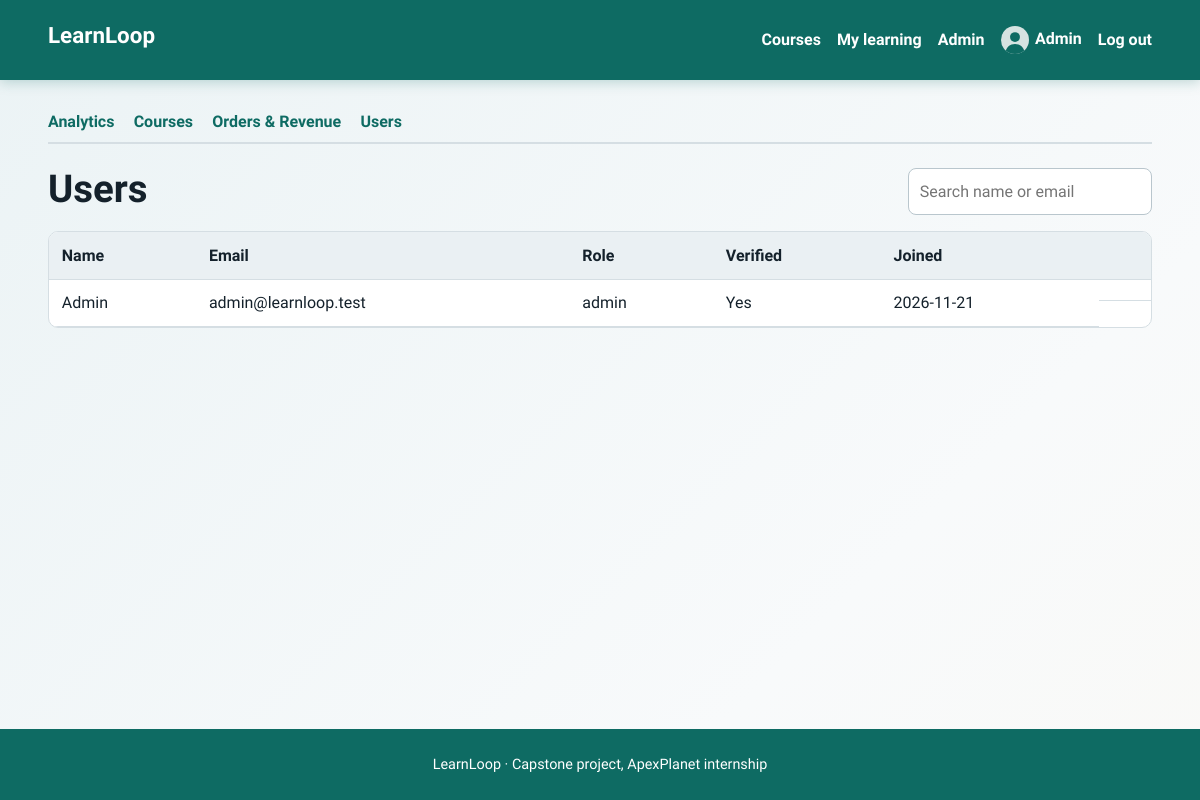
The page /admin/users.php (signed in) on the database its author committed.
### tables this page shows
CREATE TABLE users (
  id INT AUTO_INCREMENT PRIMARY KEY,
  name VARCHAR(80) NOT NULL,
  email VARCHAR(120) NOT NULL UNIQUE,
  password VARCHAR(255) NOT NULL,
  role ENUM('student','admin') NOT NULL DEFAULT 'student',
  avatar VARCHAR(120) DEFAULT NULL,
  bio VARCHAR(300) DEFAULT NULL,
  is_verified TINYINT(1) NOT NULL DEFAULT 0,
  created_at TIMESTAMP DEFAULT CURRENT_TIMESTAMP
);

### includes/functions.php (called while the page is built, shortened)
<?php
function db(): PDO {
    static $pdo = null;
    if ($pdo === null) {
        try {
            $pdo = new PDO('mysql:host=' . DB_HOST . ';dbname=' . DB_NAME . ';charset=utf8mb4', DB_USER, DB_PASS, [
                PDO::ATTR_ERRMODE => PDO::ERRMODE_EXCEPTION,
                PDO::ATTR_DEFAULT_FETCH_MODE => PDO::FETCH_ASSOC,
                PDO::ATTR_EMULATE_PREPARES => false,
                PDO::ATTR_TIMEOUT => 3,
            ]);
            return $pdo;
        } catch (PDOException $firstError) {
        }
        $pdo = null;
        die('<div style="font-family:sans-serif;padding:2rem;max-width:600px;margin:2rem auto;border:1px solid #e2e8f0;border-radius:8px;background:#fff5f5;color:#9b2c2c;">'
            . '<h2 style="margin-top:0;">Database Connection Error</h2>'
            . '<p><strong>' . htmlspecialchars($firstError->getMessage()) . '</strong></p>'
            . '<p style="color:#4a5568;">MariaDB auto-start was attempted but the server did not become ready in time.</p>'
            . '<p style="color:#4a5568;">Please make sure MariaDB is installed at <code>C:\Program Files\MariaDB 13.0\</code> and try refreshing the page.</p>'
            . '</div>');
    }
    return $pdo;
}
function e($v): string { return htmlspecialchars((string)$v, ENT_QUOTES, 'UTF-8'); }
function current_user(): ?array {
    static $user = false;
    if ($user === false) {
        $user = null;
        if (!empty($_SESSION['uid'])) {
            $s = db()->prepare('SELECT id,name,email,role,avatar,bio,created_at FROM users WHERE id=? AND is_verified=1');
            $s->execute([$_SESSION['uid']]);
            $user = $s->fetch() ?: null;
        }
    }
    return $user;
}
function require_admin(): array {
    $u = current_user();
    return $u;
}
function avatar_url(?array $u): string {
    return ($u && !empty($u['avatar'])) ? UPLOAD_URL . $u['avatar'] : 'assets/img/avatar.svg';
}

### admin/users.php (the view, shortened to what this page needs)
<?php
$base = '../'; require_once __DIR__ . '/../includes/functions.php'; $admin = require_admin();
$q = trim($_GET['q'] ?? '');
$s = db()->prepare("SELECT id,name,email,role,is_verified,created_at FROM users WHERE name LIKE ? OR email LIKE ? ORDER BY id DESC LIMIT 200");
$like = '%' . addcslashes($q, '%_\\') . '%'; $s->execute([$like, $like]); $rows = $s->fetchAll();
$pageTitle = 'Users'; require __DIR__ . '/../includes/header.php'; require __DIR__ . '/nav.php'; ?>
<div class="bar"><h1>Users</h1><form method="get"><input type="search" name="q" value="<?= e($q) ?>" placeholder="Search name or email" aria-label="Search users"></form></div>
<div class="table-wrap"><table>
<thead><tr><th>Name</th><th>Email</th><th>Role</th><th>Verified</th><th>Joined</th><th></th></tr></thead><tbody>
<?php foreach ($rows as $r): ?>
<tr><td><?= e($r['name']) ?></td><td><?= e($r['email']) ?></td><td><?= e($r['role']) ?></td><td><?= $r['is_verified'] ? 'Yes' : 'No' ?></td><td><?= e(substr($r['created_at'], 0, 10)) ?></td>
<td class="actions"><?php if ($r['id'] != $admin['id']): ?>
<?php endif; ?></td></tr>
<?php endforeach; if (!$rows): ?><tr><td colspan="6" class="empty">No users found.</td></tr><?php endif; ?>
</tbody></table></div>
<?php require __DIR__ . '/../includes/footer.php'; ?>

### includes/header.php (shortened to what this page needs)
<?php require_once __DIR__ . '/functions.php'; $me = current_user(); $base = $base ?? ''; ?>
<!doctype html>
<html lang="en">
<head>
<link rel="stylesheet" href="<?= $base ?>assets/css/style.css">
</head>
<body>
<header class="site-header">
  <a class="brand" href="<?= $base ?>index.php"><?= e(SITE_NAME) ?></a>
  <nav id="nav">
    <a href="<?= $base ?>index.php">Courses</a>
    <?php if ($me): ?>
      <a href="<?= $base ?>dashboard.php">My learning</a>
      <?php if ($me['role'] === 'admin'): ?><a href="<?= $base ?>admin/index.php">Admin</a><?php endif; ?>
      <a class="nav-user" href="<?= $base ?>profile.php"><img src="<?= $base . e(avatar_url($me)) ?>" alt="" width="28" height="28"><?= e($me['name']) ?></a>
      <a href="<?= $base ?>logout.php">Log out</a>
    <?php else: ?>
      <a href="<?= $base ?>login.php">Log in</a>
      <a class="btn btn-small" href="<?= $base ?>register.php">Create account</a>
    <?php endif; ?>
  </nav>
</header>
<main class="wrap">

### assets/css/style.css (style rules this page uses)
:root { --ink:#14212b;--muted:#5a6b76;--bg:#f3f6f8;--panel:#fff;--teal:#0e6b63;--teal-dark:#0a4f49;--gold:#f2b632;--line:#d5dee3;--danger:#b3372b;--radius:10px }
* { box-sizing:border-box }
body { margin:0;min-height:100vh;display:flex;flex-direction:column;font:1rem/1.6 "Source Sans 3",system-ui,sans-serif;color:var(--ink);background:var(--bg) }
h1,h2,h3,.brand { font-family:"Bricolage Grotesque",system-ui,sans-serif;line-height:1.2;margin:0 0 .6rem }
h1 { font-size:clamp(1.7rem,4vw,2.4rem);font-weight:800 }
a { color:var(--teal) }
main,.wrap { flex:1;width:100%;max-width:100%;margin:0;padding:calc(80px + 1.8rem) 4vw 3.5rem;box-sizing:border-box;background:linear-gradient(135deg,#ebf3f5 0%,#f8fafb 30%,#fcf7ed 70%,#edf5f4 100%);background-size:250% 250%;animation:mainBgShift 14s ease infinite,mainFadeIn 0.7s cubic-bezier(0.16,1,0.3,1) both }
.site-header { position:fixed;top:0;left:0;right:0;width:100%;z-index:1000;display:flex;flex-wrap:wrap;align-items:center;justify-content:space-between;gap:.5rem;padding:.7rem 4vw;background:var(--teal);color:#fff;min-height:80px;box-sizing:border-box;box-shadow:0 2px 12px rgba(14,107,99,0.25) }
.brand { font-size:1.4rem;font-weight:800;color:#fff;text-decoration:none }
.site-header nav { display:flex;flex-wrap:wrap;align-items:center;gap:1rem }
.site-header nav a { color:#fff;text-decoration:none;font-weight:600 }
.nav-user img { border-radius:50%;vertical-align:middle;margin-right:.4rem;object-fit:cover }
input,select,textarea { display:block;width:100%;margin-top:.3rem;padding:.6rem .7rem;border:1px solid #b9c6cd;border-radius:8px;font:inherit;background:#fff;color:var(--ink) }
.bar { display:flex;flex-wrap:wrap;gap:1rem;align-items:center;justify-content:space-between;margin-bottom:1rem }
.bar h1 { margin:0 }
.table-wrap { overflow-x:auto;background:var(--panel);border:1px solid var(--line);border-radius:var(--radius) }
table { width:100%;border-collapse:collapse }
th,td { text-align:left;padding:.65rem .8rem;border-bottom:1px solid var(--line) }
th { background:#eaf0f3 }
.actions { display:flex;gap:.8rem;align-items:center;flex-wrap:wrap }

### rows shown on the page
users: name "Admin", email "admin@learnloop.test", role "admin", is_verified "Yes", created_at "2026-11-21"

### other values the page prints
SITE_NAME "LearnLoop"
